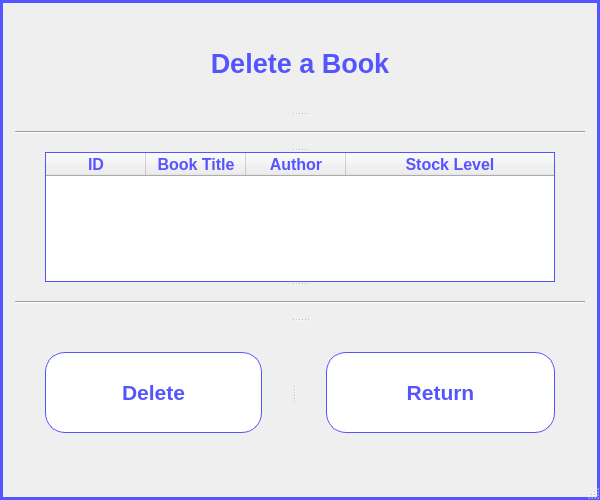
<?xml version="1.0" encoding="UTF-8"?>
<ui version="4.0">
 <class>deleteBook_window</class>
 <widget class="QMainWindow" name="deleteBook_window">
  <property name="geometry">
   <rect>
    <x>0</x>
    <y>0</y>
    <width>600</width>
    <height>500</height>
   </rect>
  </property>
  <property name="windowTitle">
   <string>Delete Book</string>
  </property>
  <property name="styleSheet">
   <string notr="true">QMainWindow {
	border: 3px solid rgb(85, 85, 255);
}</string>
  </property>
  <widget class="QWidget" name="centralwidget">
   <layout class="QVBoxLayout" name="verticalLayout">
    <property name="leftMargin">
     <number>15</number>
    </property>
    <property name="topMargin">
     <number>15</number>
    </property>
    <property name="rightMargin">
     <number>15</number>
    </property>
    <property name="bottomMargin">
     <number>15</number>
    </property>
    <item>
     <widget class="QSplitter" name="splitter_2">
      <property name="orientation">
       <enum>Qt::Vertical</enum>
      </property>
      <widget class="QLabel" name="title_label">
       <property name="font">
        <font>
         <family>Arial</family>
         <pointsize>20</pointsize>
         <weight>75</weight>
         <bold>true</bold>
        </font>
       </property>
       <property name="styleSheet">
        <string notr="true">QLabel {
	color: rgb(85, 85, 255);

	margin: 30px;
}</string>
       </property>
       <property name="text">
        <string>Delete a Book</string>
       </property>
       <property name="alignment">
        <set>Qt::AlignCenter</set>
       </property>
      </widget>
      <widget class="Line" name="line">
       <property name="windowModality">
        <enum>Qt::NonModal</enum>
       </property>
       <property name="enabled">
        <bool>true</bool>
       </property>
       <property name="sizePolicy">
        <sizepolicy hsizetype="Minimum" vsizetype="Fixed">
         <horstretch>0</horstretch>
         <verstretch>0</verstretch>
        </sizepolicy>
       </property>
       <property name="font">
        <font>
         <pointsize>12</pointsize>
        </font>
       </property>
       <property name="styleSheet">
        <string notr="true">Line {
	color: rgb(85, 85, 255)
}</string>
       </property>
       <property name="frameShadow">
        <enum>QFrame::Sunken</enum>
       </property>
       <property name="lineWidth">
        <number>1</number>
       </property>
       <property name="orientation">
        <enum>Qt::Horizontal</enum>
       </property>
      </widget>
      <widget class="QTableWidget" name="books_table">
       <property name="font">
        <font>
         <family>Arial</family>
         <pointsize>-1</pointsize>
        </font>
       </property>
       <property name="autoFillBackground">
        <bool>false</bool>
       </property>
       <property name="styleSheet">
        <string notr="true">QTableWidget {
	color: rgb(85, 85, 255);
	
	font-family: Arial;
	font-size: 14px;

	text-align: center;
	
	border: 1px solid rgb(85, 85, 255);
	
	margin-left: 30px;
	margin-right: 30px;
}</string>
       </property>
       <property name="frameShape">
        <enum>QFrame::StyledPanel</enum>
       </property>
       <property name="sizeAdjustPolicy">
        <enum>QAbstractScrollArea::AdjustToContents</enum>
       </property>
       <property name="autoScrollMargin">
        <number>16</number>
       </property>
       <property name="editTriggers">
        <set>QAbstractItemView::NoEditTriggers</set>
       </property>
       <property name="alternatingRowColors">
        <bool>true</bool>
       </property>
       <property name="selectionMode">
        <enum>QAbstractItemView::SingleSelection</enum>
       </property>
       <property name="selectionBehavior">
        <enum>QAbstractItemView::SelectRows</enum>
       </property>
       <property name="showGrid">
        <bool>true</bool>
       </property>
       <property name="gridStyle">
        <enum>Qt::SolidLine</enum>
       </property>
       <property name="cornerButtonEnabled">
        <bool>false</bool>
       </property>
       <property name="rowCount">
        <number>0</number>
       </property>
       <property name="columnCount">
        <number>4</number>
       </property>
       <attribute name="horizontalHeaderVisible">
        <bool>true</bool>
       </attribute>
       <attribute name="horizontalHeaderCascadingSectionResizes">
        <bool>true</bool>
       </attribute>
       <attribute name="horizontalHeaderMinimumSectionSize">
        <number>39</number>
       </attribute>
       <attribute name="horizontalHeaderDefaultSectionSize">
        <number>100</number>
       </attribute>
       <attribute name="horizontalHeaderHighlightSections">
        <bool>true</bool>
       </attribute>
       <attribute name="horizontalHeaderShowSortIndicator" stdset="0">
        <bool>false</bool>
       </attribute>
       <attribute name="horizontalHeaderStretchLastSection">
        <bool>true</bool>
       </attribute>
       <attribute name="verticalHeaderStretchLastSection">
        <bool>false</bool>
       </attribute>
       <column>
        <property name="text">
         <string>ID</string>
        </property>
        <property name="font">
         <font>
          <family>Arial</family>
          <pointsize>12</pointsize>
          <weight>75</weight>
          <bold>true</bold>
         </font>
        </property>
        <property name="textAlignment">
         <set>AlignCenter</set>
        </property>
        <property name="foreground">
         <brush brushstyle="SolidPattern">
          <color alpha="255">
           <red>85</red>
           <green>85</green>
           <blue>255</blue>
          </color>
         </brush>
        </property>
       </column>
       <column>
        <property name="text">
         <string>Book Title</string>
        </property>
        <property name="font">
         <font>
          <family>Arial</family>
          <pointsize>12</pointsize>
          <weight>75</weight>
          <bold>true</bold>
         </font>
        </property>
        <property name="textAlignment">
         <set>AlignCenter</set>
        </property>
        <property name="foreground">
         <brush brushstyle="SolidPattern">
          <color alpha="255">
           <red>85</red>
           <green>85</green>
           <blue>255</blue>
          </color>
         </brush>
        </property>
       </column>
       <column>
        <property name="text">
         <string>Author</string>
        </property>
        <property name="font">
         <font>
          <family>Arial</family>
          <pointsize>12</pointsize>
          <weight>75</weight>
          <bold>true</bold>
         </font>
        </property>
        <property name="textAlignment">
         <set>AlignCenter</set>
        </property>
        <property name="foreground">
         <brush brushstyle="SolidPattern">
          <color alpha="255">
           <red>85</red>
           <green>85</green>
           <blue>255</blue>
          </color>
         </brush>
        </property>
       </column>
       <column>
        <property name="text">
         <string>Stock Level</string>
        </property>
        <property name="font">
         <font>
          <family>Arial</family>
          <pointsize>12</pointsize>
          <weight>75</weight>
          <bold>true</bold>
         </font>
        </property>
        <property name="textAlignment">
         <set>AlignCenter</set>
        </property>
        <property name="foreground">
         <brush brushstyle="SolidPattern">
          <color alpha="255">
           <red>85</red>
           <green>85</green>
           <blue>255</blue>
          </color>
         </brush>
        </property>
       </column>
      </widget>
      <widget class="Line" name="line_2">
       <property name="autoFillBackground">
        <bool>false</bool>
       </property>
       <property name="styleSheet">
        <string notr="true">Line {
	color: rgb(85, 85, 255)
}</string>
       </property>
       <property name="frameShadow">
        <enum>QFrame::Sunken</enum>
       </property>
       <property name="lineWidth">
        <number>1</number>
       </property>
       <property name="midLineWidth">
        <number>0</number>
       </property>
       <property name="orientation">
        <enum>Qt::Horizontal</enum>
       </property>
      </widget>
      <widget class="QSplitter" name="splitter">
       <property name="orientation">
        <enum>Qt::Horizontal</enum>
       </property>
       <widget class="QPushButton" name="delete_button">
        <property name="font">
         <font>
          <family>Arial</family>
          <pointsize>16</pointsize>
          <weight>75</weight>
          <bold>true</bold>
         </font>
        </property>
        <property name="styleSheet">
         <string notr="true">QPushButton {
	background-color: rgb(255, 255, 255);
	color: rgb(85, 85, 255);

	border: 1px solid rgb(85, 85, 255);
	border-radius: 20px;

	height: 70px;

	margin: 30px;
}

QPushButton:hover {
	background-color: rgb(85, 85, 255);
	color: rgb(255, 255, 255);
	
	border: 2px solid rgb(255, 255, 255);
}

QPushButton:pressed {
	background-color: rgb(255, 255, 255);
	color: rgb(85, 85, 255);

	border: 1px solid rgb(85, 85, 255);
	border-radius: 20px;
}</string>
        </property>
        <property name="text">
         <string>Delete</string>
        </property>
       </widget>
       <widget class="QPushButton" name="return_main_window_button">
        <property name="font">
         <font>
          <family>Arial</family>
          <pointsize>16</pointsize>
          <weight>75</weight>
          <bold>true</bold>
         </font>
        </property>
        <property name="styleSheet">
         <string notr="true">QPushButton {
	background-color: rgb(255, 255, 255);
	color: rgb(85, 85, 255);

	border: 1px solid rgb(85, 85, 255);
	border-radius: 20px;

	height: 70px;

	margin: 30px;
}

QPushButton:hover {
	background-color: rgb(85, 85, 255);
	color: rgb(255, 255, 255);
	
	border: 2px solid rgb(255, 255, 255);
}

QPushButton:pressed {
	background-color: rgb(255, 255, 255);
	color: rgb(85, 85, 255);

	border: 1px solid rgb(85, 85, 255);
	border-radius: 20px;
}</string>
        </property>
        <property name="text">
         <string>Return</string>
        </property>
       </widget>
      </widget>
     </widget>
    </item>
   </layout>
  </widget>
  <widget class="QMenuBar" name="menubar">
   <property name="geometry">
    <rect>
     <x>0</x>
     <y>0</y>
     <width>600</width>
     <height>21</height>
    </rect>
   </property>
  </widget>
  <widget class="QStatusBar" name="statusbar"/>
 </widget>
 <resources/>
 <connections/>
</ui>
